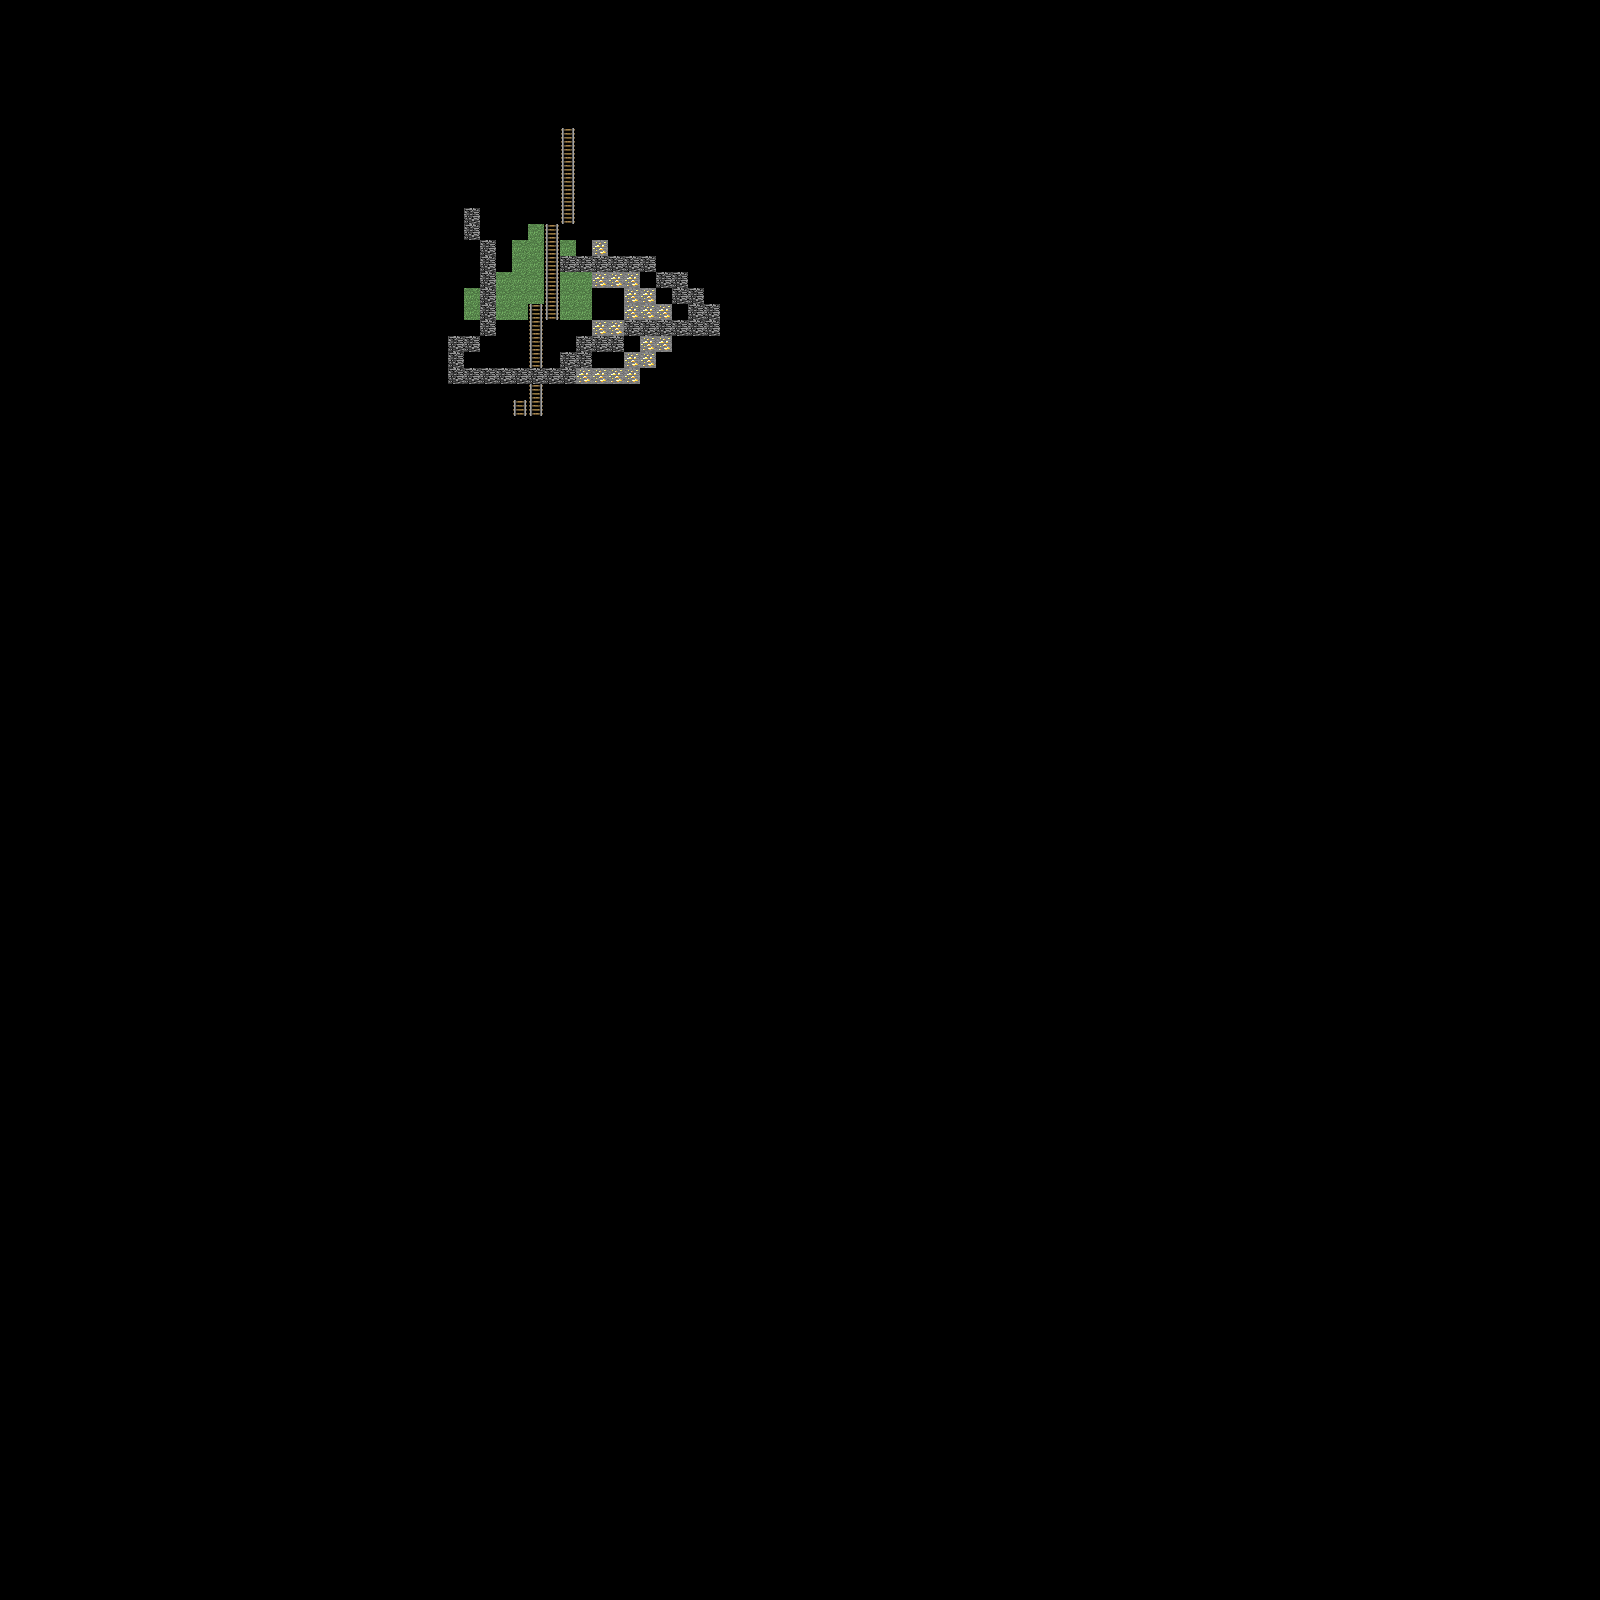

A level layout from a 2D game, rendered from its tile map. Below: a short description, then the map file with tile-grid data replaced by summaries:
An orthogonal 100x100 tile map with 16x16 px tiles, 2 tile layers (Tile Layer 1, lol).

<map version="1.0" orientation="orthogonal" width="100" height="100" tilewidth="16" tileheight="16">
 <tileset firstgid="1" name="BlockCSS" tilewidth="16" tileheight="16">
  <image source="BlockCSS.png" width="512" height="512" />
 </tileset>
 <layer name="Tile Layer 1" width="100" height="100">
  <data>[10000 cells, 71 non-empty, 3 distinct tile ids]</data>
 </layer>
 <layer name="lol" width="100" height="100">
  <data>[10000 cells, 42 non-empty, 1 distinct tile ids]</data>
 </layer>
</map>
